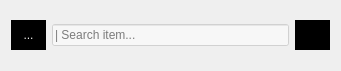
  <widget class="QFrame" name="frameToolbox">
   <property name="geometry">
    <rect>
     <x>208</x>
     <y>-2</y>
     <width>341</width>
     <height>71</height>
    </rect>
   </property>
   <property name="styleSheet">
    <string notr="true"/>
   </property>
   <property name="frameShape">
    <enum>QFrame::NoFrame</enum>
   </property>
   <property name="frameShadow">
    <enum>QFrame::Plain</enum>
   </property>
   <property name="lineWidth">
    <number>0</number>
   </property>
   <layout class="QHBoxLayout" name="horizontalLayout_2">
    <item>
     <widget class="QToolButton" name="searchButton">
      <property name="enabled">
       <bool>true</bool>
      </property>
      <property name="minimumSize">
       <size>
        <width>35</width>
        <height>30</height>
       </size>
      </property>
      <property name="maximumSize">
       <size>
        <width>35</width>
        <height>30</height>
       </size>
      </property>
      <property name="baseSize">
       <size>
        <width>0</width>
        <height>0</height>
       </size>
      </property>
      <property name="cursor">
       <cursorShape>PointingHandCursor</cursorShape>
      </property>
      <property name="mouseTracking">
       <bool>false</bool>
      </property>
      <property name="tabletTracking">
       <bool>false</bool>
      </property>
      <property name="acceptDrops">
       <bool>false</bool>
      </property>
      <property name="autoFillBackground">
       <bool>false</bool>
      </property>
      <property name="styleSheet">
       <string notr="true">background-color: rgb(0, 0, 0);
selection-background-color: rgb(164, 0, 0);
color: rgb(238, 238, 236);</string>
      </property>
      <property name="text">
       <string notr="true">...</string>
      </property>
      <property name="icon">
       <iconset resource="../../../resources.qrc">
        <normaloff>:/icons/resources/images/icons/search_icon.png</normaloff>:/icons/resources/images/icons/search_icon.png</iconset>
      </property>
      <property name="iconSize">
       <size>
        <width>26</width>
        <height>26</height>
       </size>
      </property>
      <property name="shortcut">
       <string/>
      </property>
      <property name="checkable">
       <bool>false</bool>
      </property>
      <property name="checked">
       <bool>false</bool>
      </property>
      <property name="autoRepeat">
       <bool>false</bool>
      </property>
      <property name="autoExclusive">
       <bool>false</bool>
      </property>
      <property name="popupMode">
       <enum>QToolButton::DelayedPopup</enum>
      </property>
      <property name="autoRaise">
       <bool>true</bool>
      </property>
      <property name="arrowType">
       <enum>Qt::NoArrow</enum>
      </property>
     </widget>
    </item>
    <item>
     <widget class="QLineEdit" name="searchLine">
      <property name="cursor">
       <cursorShape>IBeamCursor</cursorShape>
      </property>
      <property name="styleSheet">
       <string notr="true">background-color: rgba(255, 255, 255, 134);
font: 12pt &quot;URW Bookman L&quot;;</string>
      </property>
      <property name="text">
       <string/>
      </property>
      <property name="placeholderText">
       <string>| Search item...</string>
      </property>
      <property name="cursorMoveStyle">
       <enum>Qt::LogicalMoveStyle</enum>
      </property>
      <property name="clearButtonEnabled">
       <bool>false</bool>
      </property>
     </widget>
    </item>
    <item>
     <widget class="QToolButton" name="addButton">
      <property name="minimumSize">
       <size>
        <width>35</width>
        <height>30</height>
       </size>
      </property>
      <property name="maximumSize">
       <size>
        <width>35</width>
        <height>30</height>
       </size>
      </property>
      <property name="baseSize">
       <size>
        <width>0</width>
        <height>0</height>
       </size>
      </property>
      <property name="cursor">
       <cursorShape>PointingHandCursor</cursorShape>
      </property>
      <property name="toolTipDuration">
       <number>-1</number>
      </property>
      <property name="autoFillBackground">
       <bool>false</bool>
      </property>
      <property name="styleSheet">
       <string notr="true">background-color: rgb(0, 0, 0);
selection-background-color: rgb(164, 0, 0);
color: rgb(238, 238, 236);</string>
      </property>
      <property name="text">
       <string/>
      </property>
      <property name="icon">
       <iconset resource="../../../resources.qrc">
        <normaloff>:/icons/resources/images/icons/add_icon.jpg</normaloff>:/icons/resources/images/icons/add_icon.jpg</iconset>
      </property>
      <property name="iconSize">
       <size>
        <width>25</width>
        <height>26</height>
       </size>
      </property>
      <property name="shortcut">
       <string/>
      </property>
      <property name="autoRaise">
       <bool>true</bool>
      </property>
      <property name="arrowType">
       <enum>Qt::NoArrow</enum>
      </property>
     </widget>
    </item>
   </layout>
  </widget>
